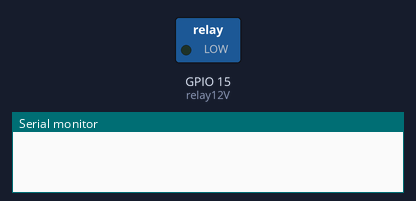
This sketch was run on a simulated ESP32. On the bench: switched loads named in the sketch (green lamp = pin HIGH), the last lines printed to the serial monitor. WiFi joins after 1.5 s; servers stay silent unless stated; uploads are accepted with an empty reply. At 36.7 s the program puts the board to deep sleep or switches it off; the recording ends there.

Above: at 0.0 s.
At 32.1 s:
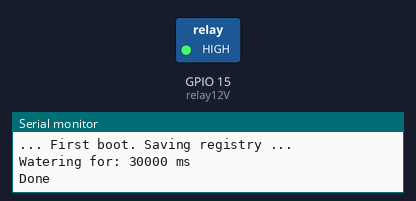
Timing chart, 0 to 33.6 s (numbered marks = the images above):
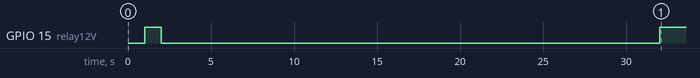

The sketch:

simple.ino
```cpp
/***************************************************************************
  This is an awesome project

 ***************************************************************************/
#include <WiFiMulti.h>
#include <HTTPClient.h>
#include <ArduinoJson.h>
#include <soc/sens_reg.h>
#include <base64.h>

// #define SEALEVELPRESSURE_HPA (1013.25)
#define SEALEVELPRESSURE_HPA (942.19) // Madrid

#define uS_TO_S_FACTOR 1000000 //Conversion factor for micro seconds to seconds
#define TIME_TO_SLEEP 5 * 60   //Time ESP32 will go to sleep (in seconds)

// To save registry for the first time
uint64_t reg_a;
uint64_t reg_b;
uint64_t reg_c;

// Auth
String device_name = "simple";
String token = "3c4751b9-b4b9-4b98-b343-d31226e74585";
String Url = "https://iotgrx.pythonanywhere.com/api/v1";

// Wifi credentials
// const char* ssid = "MIWIFI_xua4";
// const char* password =  "RybpDPX4jHXd";
// const char* ssid = "MOVISTAR_DE60";
// const char* password =  "Jo4Ye3o3H4jUmdWpjqjj";
const char *ssid = "MIWIFI_5778";
const char *password = "6KDXENH8";

int err;
int duration = 30 * 1000;

// Relay
int relay12V = 15;

RTC_DATA_ATTR int bootCount = 0;
unsigned long delayTime;

// Create object Wifi
WiFiMulti wifiMulti;

void setup()
{
  delay(1000);
  Serial.begin(115200);

  pinMode(relay12V, OUTPUT);
  digitalWrite(relay12V, HIGH);

  Serial.println("");
  Serial.println("");
  Serial.println("### Simple Naos 8 ###");
  Serial.println("Device = " + device_name);
  Serial.println("Token = " + token);
  Serial.println("");
  Serial.println("## Test ##");
  Serial.println("Boot number = " + String(bootCount + 1));

  if (bootCount == 0)
  {
    Serial.println("... First boot. Saving registry ...");
    reg_a = READ_PERI_REG(SENS_SAR_START_FORCE_REG);
    reg_b = READ_PERI_REG(SENS_SAR_READ_CTRL2_REG);
    reg_c = READ_PERI_REG(SENS_SAR_MEAS_START2_REG);
  }
  else
  {
    Serial.println("... Fixing registry ...");
    WRITE_PERI_REG(SENS_SAR_START_FORCE_REG, reg_a); // fix ADC registers
    WRITE_PERI_REG(SENS_SAR_READ_CTRL2_REG, reg_b);
    WRITE_PERI_REG(SENS_SAR_MEAS_START2_REG, reg_c);
  }
  delay(1000);

  //Increment boot number and print it every reboot
  ++bootCount;

  Serial.println("");
  Serial.println("Watering for: " + String(duration) + " ms");
  digitalWrite(relay12V, LOW);
  delay(duration);
  digitalWrite(relay12V, HIGH);
  Serial.println("Done");

  wifiMulti.addAP(ssid, password);
  delay(1000);

  Serial.println("");
  Serial.println("### Connecting Wifi... ###");

  if (wifiMulti.run() == WL_CONNECTED)
  {
    Serial.print("Connected: ");
    Serial.println(WiFi.localIP());
    delay(1000);
  }

  if (WiFi.status() == WL_CONNECTED && duration > 0)
  {
    HTTPClient httpLog;
    httpLog.addHeader("Content-Type", "application/json"); //Specify content-type header
    httpLog.addHeader("Authorization", token);
    httpLog.begin(Url + "/water/log"); //Specify destination for HTTP request

    char buffer[1024];
    StaticJsonDocument<128> logEvent;
    logEvent["device_code"] = device_name;
    logEvent["duration"] = duration;
    serializeJson(logEvent, buffer);
    Serial.println("Sending log");
    Serial.println(buffer);

    Serial.println("");
    Serial.println("Launching POST to log watering event ...");
    int httpResponseCode = httpLog.POST(buffer); //Send the actual POST request

    if (httpResponseCode == 201)
    {
      String response = httpLog.getString(); //Get the response to the request
      Serial.println("201 Created");
      Serial.println(response);
    }
    else
    {
      Serial.print("Error on sending GET: ");
      String response = httpLog.getString();
      Serial.println(httpResponseCode);
      //Serial.println(response);
    }

    httpLog.end(); //Free resources for log
  }
  else
  {
    Serial.println("Water log not sent");
  }

  //Set timer to x seconds
  esp_sleep_enable_timer_wakeup(TIME_TO_SLEEP * uS_TO_S_FACTOR);
  delay(1000);
  Serial.println("### Sleeping for " + String(TIME_TO_SLEEP) + " secs ###");

  //Go to sleep now
  esp_deep_sleep_start();
}

void loop()
{
}
```

Measured:
- by itself, GPIO 15 (relay12V): LOW → HIGH at 1.0 s, → LOW 1.0 s later, → HIGH 30.0 s later
